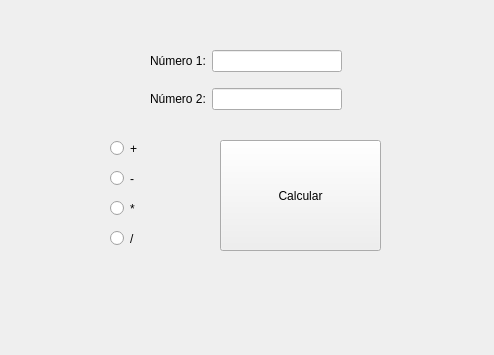
<?xml version="1.0" encoding="UTF-8"?>
<ui version="4.0">
 <class>Form</class>
 <widget class="QWidget" name="Form">
  <property name="geometry">
   <rect>
    <x>0</x>
    <y>0</y>
    <width>494</width>
    <height>355</height>
   </rect>
  </property>
  <property name="windowTitle">
   <string>Form</string>
  </property>
  <widget class="QLabel" name="salida">
   <property name="geometry">
    <rect>
     <x>60</x>
     <y>280</y>
     <width>381</width>
     <height>31</height>
    </rect>
   </property>
   <property name="text">
    <string/>
   </property>
   <property name="alignment">
    <set>Qt::AlignCenter</set>
   </property>
  </widget>
  <widget class="QWidget" name="gridLayoutWidget_2">
   <property name="geometry">
    <rect>
     <x>150</x>
     <y>40</y>
     <width>192</width>
     <height>80</height>
    </rect>
   </property>
   <layout class="QGridLayout" name="gridLayout_2">
    <item row="0" column="0">
     <widget class="QLabel" name="label">
      <property name="text">
       <string>Número 1:</string>
      </property>
     </widget>
    </item>
    <item row="1" column="0">
     <widget class="QLabel" name="label_2">
      <property name="text">
       <string>Número 2:</string>
      </property>
     </widget>
    </item>
    <item row="0" column="1">
     <widget class="QLineEdit" name="num_1"/>
    </item>
    <item row="1" column="1">
     <widget class="QLineEdit" name="num_2"/>
    </item>
   </layout>
  </widget>
  <widget class="QRadioButton" name="op_suma">
   <property name="geometry">
    <rect>
     <x>110</x>
     <y>140</y>
     <width>82</width>
     <height>17</height>
    </rect>
   </property>
   <property name="text">
    <string>+</string>
   </property>
  </widget>
  <widget class="QRadioButton" name="op_resta">
   <property name="geometry">
    <rect>
     <x>110</x>
     <y>170</y>
     <width>82</width>
     <height>17</height>
    </rect>
   </property>
   <property name="text">
    <string>-</string>
   </property>
  </widget>
  <widget class="QRadioButton" name="op_mul">
   <property name="geometry">
    <rect>
     <x>110</x>
     <y>200</y>
     <width>82</width>
     <height>17</height>
    </rect>
   </property>
   <property name="text">
    <string>*</string>
   </property>
  </widget>
  <widget class="QRadioButton" name="op_div">
   <property name="geometry">
    <rect>
     <x>110</x>
     <y>230</y>
     <width>82</width>
     <height>17</height>
    </rect>
   </property>
   <property name="text">
    <string>/</string>
   </property>
  </widget>
  <widget class="QPushButton" name="boton_calcular">
   <property name="geometry">
    <rect>
     <x>220</x>
     <y>140</y>
     <width>161</width>
     <height>111</height>
    </rect>
   </property>
   <property name="text">
    <string>Calcular</string>
   </property>
  </widget>
 </widget>
 <resources/>
 <connections/>
</ui>
